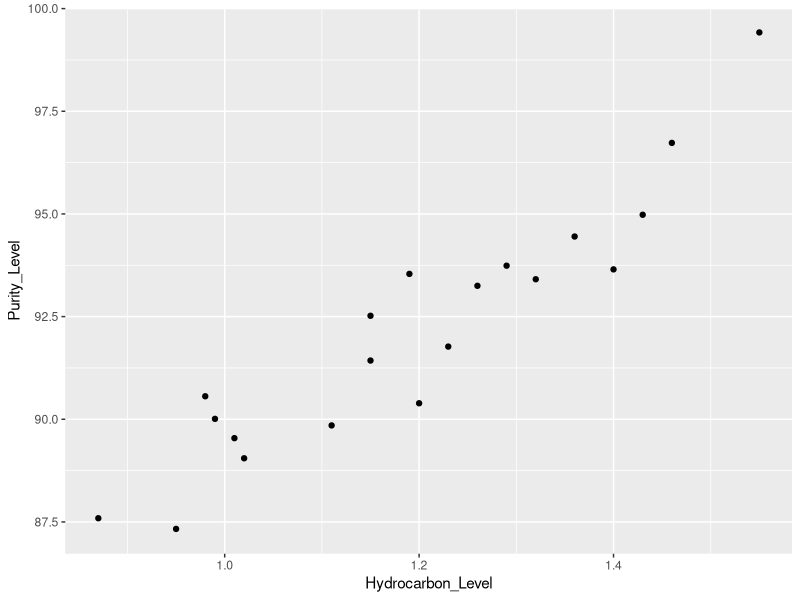
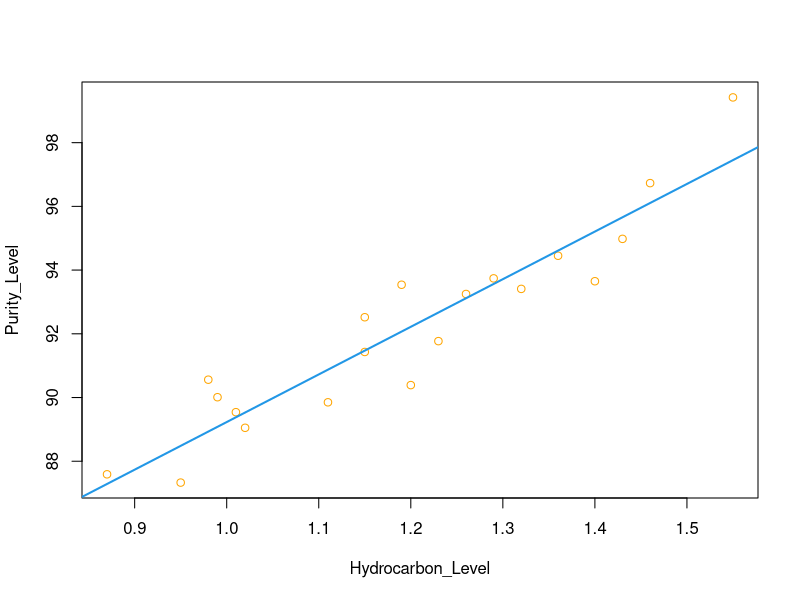
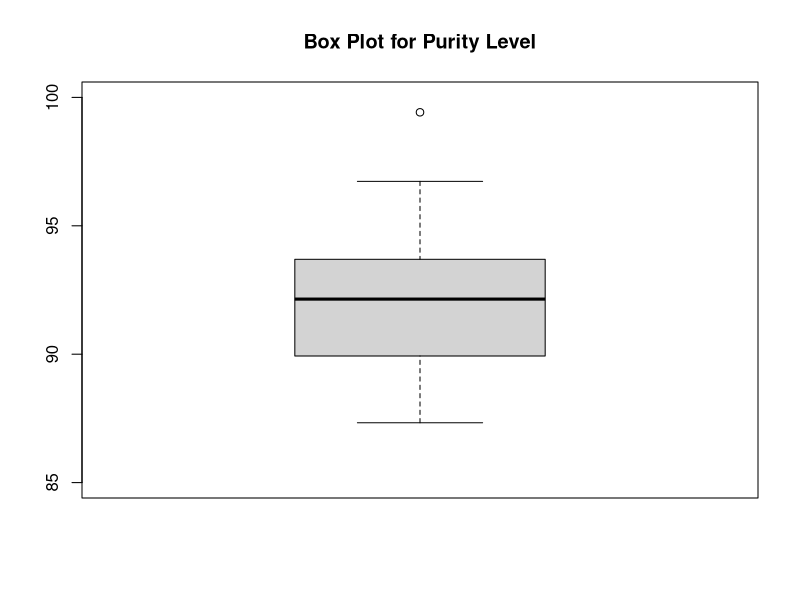

The R source for these figures, in order:
Observation_Number <- c(1:20)
Hydrocarbon_Level <- c(0.99,1.02,1.15,1.29,1.46,1.36,0.87,1.23,1.55,1.40,1.19,1.15,0.98,1.01,1.11,1.20,1.26,1.32,1.43,0.95)
Purity_Level <- c(90.01,89.05,91.43,93.74,96.73,94.45,87.59,91.77,99.42,93.65,93.54,92.52,90.56,89.54,89.85,90.39,93.25,93.41,94.98,87.33)

Reg_data <- data.frame(Observation_Number,Hydrocarbon_Level,Purity_Level)
View(Reg_data)

# To summarize the data
summary(sd(Hydrocarbon_Level),var(Purity_Level),cor(Hydrocarbon_Level,Purity_Level))
# To check for relationship btwn Purity Level and Hydro Carbon Level
cor(Hydrocarbon_Level,Purity_Level)
# TO check the Variance
var(Purity_Level)
#Checking the covariance
cov(Hydrocarbon_Level,Purity_Level)
# Creating a linear model
res <- lm(Purity_Level ~Hydrocarbon_Level)

new <- summary(res)
# Creating a scatterplot
library(tidyverse)
ggplot(data=Reg_data)+
  geom_point(mapping=aes(x=Hydrocarbon_Level,y=Purity_Level))+
  labs(main="Scatterplot of Hydrocarbon Level Vs Purity Level")
# Adding a regression line to the scatterplot
plot(Hydrocarbon_Level,Purity_Level,col="orange")
abline(res,col=4,lwd=2)
# Plotting a box plot
boxplot(Purity_Level,main="Box Plot for Purity Level",ylim=c(85,100))
